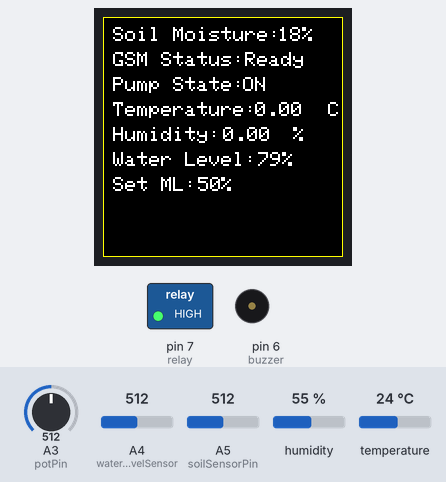
This sketch was run on a simulated Arduino Uno, built with avr-gcc and run on an emulated ATmega328P. On the bench: 240×240 colour display, switched loads named in the sketch (green lamp = pin HIGH), buzzer (waves = sounding). Inputs (shaded band) come from the test bench; at power-on: A5 (soilSensorPin) = 512, A4 (waterLevelSensor) = 512, A3 (potPin) = 512, humidity 55 %, temperature 24 °C. The modem accepts every AT command (registered, SIM ready, sends succeed) and sends nothing else; what the sketch prints to the serial monitor is not drawn.

Above: at 9.4 s.
10.6 s: A5 (soilSensorPin) set to 435
At 12.3 s:
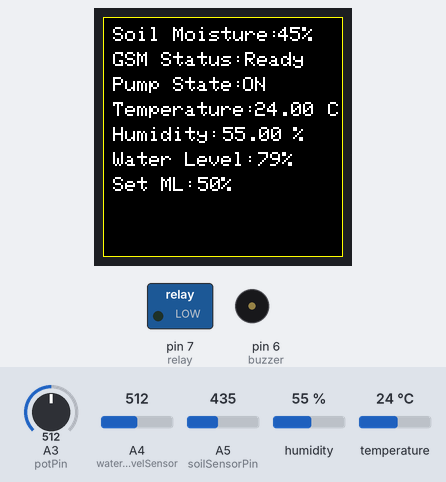
15.5 s: A5 (soilSensorPin) set to 409
At 17.9 s:
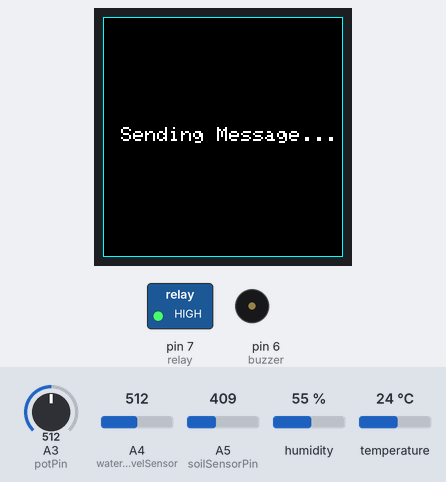
18.2 s: A4 (waterLevelSensor) set to 619
At 23.9 s:
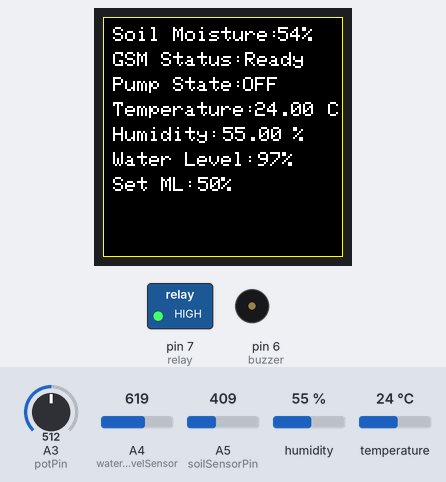
24.1 s: A4 (waterLevelSensor) set to 644
At 25.2 s:
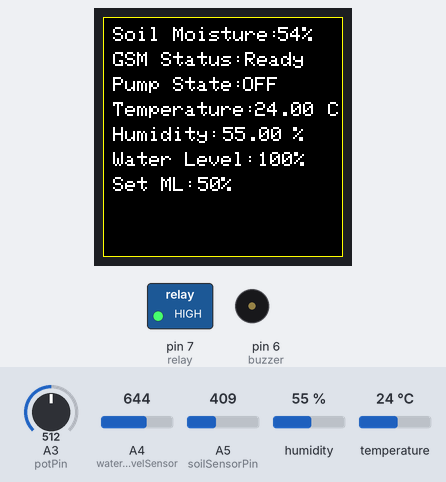
25.9 s: A3 (potPin) set to 551
28.0 s: A3 (potPin) set to 570
At 29.4 s:
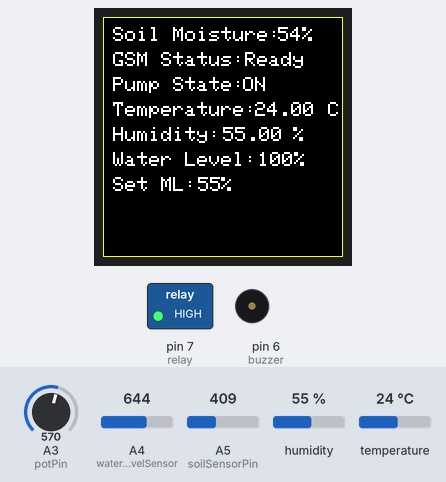
Timing chart, 0 to 33.2 s (numbered marks = the images above; inputs shaded):
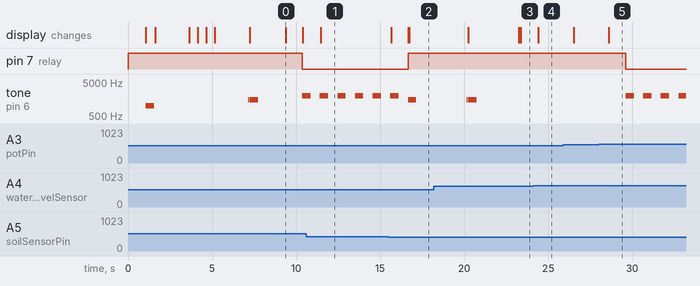

Measured:
- the behaviour switches between 423 and 422 on A5 (soilSensorPin) (found by bisection; images 1 and 2)
- the behaviour switches between 635 and 636 on A4 (waterLevelSensor) (found by bisection; images 3 and 4)
- the behaviour switches between 562 and 563 on A3 (potPin) (found by bisection; images 4 and 5)
- after the input at 10.6 s, the display: changes after 0.87 s (image 1)
- after the input at 15.5 s, pin 7 (relay): LOW → HIGH after 1.2 s; the display: first changes after 0.16 s (image 2 shows a later state)
- after the input at 24.1 s, the display: changes after 0.31 s (image 4)
- after the input at 28.0 s, pin 7 (relay): HIGH → LOW after 1.6 s; tone on pin 6 (buzzer): alternates 2000 Hz for 0.50 s and silent for 0.56 s, starting after 1.6 s; the display: changes after 0.61 s (image 5)

The sketch:

Smart_Irrigation_System.ino
```cpp
//Smart Irrigation System by Saitarun Nadipineni
#include <Adafruit_GFX.h>
#include <Arduino_ST7789_Fast.h>
#include <Adafruit_Sensor.h>
#include <DHT.h>
#include <SoftwareSerial.h>
#define Type DHT11

int DC=9;
int RST=8;
int SCRH=240;
int SCRW=240;

int TX=2;
int RX=3;

int HTPin=A0;
float temp;
float humidity;

int soilSensorPin=A5;
int soilState;
int soilMoistureMax=565;
int soilMoistureMin=280;
int soilMoisturePer;

int waterLevelSensor=A4;
int waterLevel;
int waterLevelMax=636;
int waterLevelMin=30;
int waterLevelPer;

int relay=7;
int potPin=A3;
int potVal;
int buzzer=6;
int CMLevel;
int flag=0;

Arduino_ST7789 lcd=Arduino_ST7789(DC,RST);
SoftwareSerial gsm(TX,RX);
DHT HT(HTPin,Type);

void StartScreen(){
  lcd.fillScreen(WHITE);
  tone(buzzer,1000,500);
  delay(500);
  noTone(buzzer);
  lcd.fillScreen(BLACK);
  lcd.setTextColor(WHITE);
  lcd.setTextSize(2);
  lcd.setCursor(45,100);
  lcd.println("Tarun's Smart");
  lcd.setCursor(20,120);
  lcd.println("Irrigation System");
  lcd.drawRect(0,0,240,240,RED);
  delay(2000);
  lcd.fillRect(20,100,210,100,BLACK);
  lcd.drawRect(0,0,240,240,BLUE);
  lcd.setCursor(45,110);
  lcd.println("Please Wait");
  delay(500);
  lcd.fillRect(200,110,30,10,BLACK);
  lcd.setCursor(180,110);
  lcd.println(".");
  delay(500);
  lcd.fillRect(200,110,30,10,BLACK);
  lcd.setCursor(180,110);
  lcd.println("..");
  delay(500);
  lcd.fillRect(200,110,30,10,BLACK);
  lcd.setCursor(180,110);
  lcd.println("...");
  delay(2000);
  }

 void SystemReady(){
  tone(buzzer,1500,500);
  delay(50);
  noTone(buzzer);
  delay(50);
  tone(buzzer,1500,500);
  lcd.setTextColor(WHITE,BLACK);
  lcd.drawRect(0,0,240,240,GREEN);
  lcd.setCursor(45,110);
  lcd.println("System Ready! ");
  delay(2000);
 }

void PrintData(){
  lcd.setCursor(10,10);
  lcd.println("Soil Moisture:");
  if(soilMoisturePer<100 && soilMoisturePer>0){
  lcd.setCursor(175,10);
  lcd.setTextColor(WHITE,BLACK);
  lcd.println(soilMoisturePer);
  lcd.setCursor(199,10);
  lcd.println("% ");
  }else if(soilMoisturePer>=100){
  lcd.setTextColor(WHITE,BLACK);
  lcd.setCursor(175,10);
  lcd.println("100 % ");
  }else if(soilMoisturePer<=0){
  lcd.setTextColor(WHITE,BLACK);
  lcd.setCursor(175,10);
  lcd.println("0 %  ");
  }

  lcd.setCursor(10,35);
  lcd.println("GSM Status:Ready");

  if(soilMoisturePer<=CMLevel){
  lcd.setTextColor(WHITE,BLACK);
  lcd.setCursor(10,60);
  lcd.println("Pump State:");
  lcd.setCursor(140,60);
  lcd.println("ON ");
  }else{
  lcd.setTextColor(WHITE,BLACK);
  lcd.setCursor(10,60);
  lcd.println("Pump State:");
  lcd.setCursor(140,60);
  lcd.println("OFF");
  }

  lcd.setTextColor(WHITE,BLACK);
  lcd.setCursor(10,85);
  lcd.println("Temperature:");
  lcd.setCursor(152,85);
  lcd.println(temp);
  lcd.setCursor(225,85);
  lcd.println("C");
  lcd.setCursor(10,110);
  lcd.println("Humidity:");
  lcd.setCursor(120,110);
  lcd.println(humidity);
  lcd.setCursor(190,110);
  lcd.println("%");

  lcd.setCursor(10,135);
  lcd.println("Water Level:");
  if(waterLevelPer>0 && waterLevelPer<100){
  lcd.setTextColor(WHITE,BLACK);
  lcd.setCursor(165,135);
  lcd.print(" ");
  lcd.setCursor(155,135);
  lcd.println(waterLevelPer);
  lcd.setCursor(179,135);
  lcd.println("% ");
  }else if(waterLevelPer>=100){
    lcd.setCursor(155,135);
    lcd.println("100%  ");
  }else if(waterLevelPer<=0){
    lcd.setCursor(155,135);
    lcd.println("0 %  ");
  }

  lcd.setTextColor(WHITE,BLACK);
  lcd.setCursor(10,160);
  lcd.println("Set ML:");
  if(CMLevel>0 && CMLevel<100){
  lcd.setCursor(105,160);
  lcd.setCursor(95,160);
  lcd.println(CMLevel);
  lcd.setCursor(118,160);
  lcd.println("%  ");
  }

  if(CMLevel==0){
  lcd.setCursor(95,160);
  lcd.println("0 %   ");
  }else if(CMLevel==100){
  lcd.setCursor(95,160);
  lcd.println("100%  ");
  }
}

void ReadHT(){
   temp=HT.readTemperature();
   humidity=HT.readHumidity();
   delay(1000);
  }

void SendMessage(){
  if(gsm.available()){
    Serial.write(gsm.read());
}

Serial.println("Sending Message...");

tone(buzzer,1500,500);
lcd.setTextColor(WHITE,BLACK);
lcd.fillScreen(BLACK);
lcd.drawRect(0,0,240,240,CYAN);
lcd.setCursor(18,110);
lcd.println("Sending Message...");
delay(3000);
soilState=analogRead(soilSensorPin);
soilMoisturePer=map(soilState,soilMoistureMax,soilMoistureMin,0,100);

gsm.print("AT+CMGF=1\r");
delay(100);
gsm.print("AT+CMGS=\"07459489629\"\r");
gsm.print("Notificatiom from your Smart Irrigation System!");
gsm.println();
gsm.println();
gsm.print("Your plant has just been watered.");
gsm.println();
gsm.println();
gsm.print("Information:");
gsm.println();
gsm.println();
gsm.print("Soil Moisture Level:");
if(soilMoisturePer>0 && soilMoisturePer<100){
gsm.print(soilMoisturePer);
}
if(soilMoisturePer>=100){
gsm.print("100");
}
if(soilMoisturePer<=0){
gsm.print("0");
}
gsm.print("%");
gsm.println();
gsm.print("Temperature:");
gsm.print(temp);
gsm.print("C");
gsm.println();
gsm.print("Humidity:");
gsm.print(humidity);
gsm.print(" %");
gsm.println();
gsm.print("Container Water Level:");
if(waterLevelPer>0 && waterLevelPer<100){
gsm.print(waterLevelPer);
}
if(waterLevelPer>=100){
gsm.print("100");
}
if(waterLevelPer<=0){
gsm.print("0");
}
gsm.print(" %");
gsm.println();
gsm.print("\r");
delay(200);
gsm.print(char(26));
delay(100);
gsm.println();
Serial.println("Sent Message");

tone(buzzer,1500,500);
delay(50);
noTone(buzzer);
delay(50);
tone(buzzer,1500,500);
lcd.setCursor(18,110);
lcd.println("  Message Sent!   ");
delay(3000);
lcd.fillScreen(BLACK);
lcd.drawRect(0,0,240,240,YELLOW);
}


void SendMessage2(){
  if(gsm.available()){
    Serial.write(gsm.read());
}

tone(buzzer,1500,500);
lcd.setTextColor(WHITE,BLACK);
lcd.fillScreen(BLACK);
lcd.drawRect(0,0,240,240,MAGENTA);
lcd.setCursor(18,110);
lcd.print("Water Level below");
lcd.setCursor(110,135);
lcd.print("40%");
delay(3000);
lcd.drawRect(0,0,240,240,CYAN);
lcd.setCursor(18,110);
lcd.println("Sending Message...");
lcd.setCursor(110,135);
lcd.print("   ");
delay(3000);
Serial.println("Sending Message...");

gsm.print("AT+CMGF=1\r");
delay(100);
gsm.print("AT+CMGS=\"07459489629\"\r");
gsm.print("Alert from your Smart Irrigation System!");
gsm.println();
gsm.println();
gsm.print("Water level of your water container has fallen below 40%!");
gsm.println();
gsm.print("Water container refill recommended ASAP.");
gsm.println();
gsm.print("\r");
delay(200);
gsm.print(char(26));
delay(100);
gsm.println();
Serial.println("Sent Message");

tone(buzzer,1500,500);
delay(50);
noTone(buzzer);
delay(50);
tone(buzzer,1500,500);
lcd.setCursor(18,110);
lcd.println("  Message Sent!   ");
delay(3000);
lcd.fillScreen(BLACK);
lcd.drawRect(0,0,240,240,YELLOW);
}

void setup() {
  Serial.begin(115200);
  digitalWrite(relay,HIGH);
  HT.begin();
  gsm.begin(115200);
  lcd.init(SCRH,SCRW);
  pinMode(soilSensorPin,INPUT);
  pinMode(waterLevelSensor,INPUT);
  pinMode(relay,OUTPUT);
  pinMode(potPin,INPUT);
  pinMode(buzzer,OUTPUT);
  delay(1000);
  StartScreen();
  SystemReady();
  lcd.fillScreen(BLACK);
  lcd.drawRect(0,0,240,240,YELLOW);

  waterLevel=analogRead(waterLevelSensor);
  waterLevelPer=map(waterLevel,waterLevelMin,waterLevelMax,0,100);
  if(waterLevelPer<40){
    SendMessage2();
   }
  }

void loop() {

  soilState=analogRead(soilSensorPin);
  soilMoisturePer=map(soilState,soilMoistureMax,soilMoistureMin,0,100);

  waterLevel=analogRead(waterLevelSensor);
  waterLevelPer=map(waterLevel,waterLevelMin,waterLevelMax,0,100);

  potVal=analogRead(potPin);
  CMLevel=map(potVal,0,1023,0,100);

  PrintData();
  ReadHT();

if(soilMoisturePer<CMLevel){
    while(flag==0){
      soilState=analogRead(soilSensorPin);
      soilMoisturePer=map(soilState,soilMoistureMax,soilMoistureMin,0,100);

      waterLevel=analogRead(waterLevelSensor);
      waterLevelPer=map(waterLevel,waterLevelMin,waterLevelMax,0,100);

      potVal=analogRead(potPin);
      CMLevel=map(potVal,0,1023,0,100);

      digitalWrite(relay,LOW);
      tone(buzzer,2000,500);

      PrintData();
      ReadHT();

      if(soilMoisturePer>=CMLevel){
        digitalWrite(relay,HIGH);
        break;
       }
      }
    SendMessage();
    if(waterLevelPer<40){
    SendMessage2();
     }
    }else{
      digitalWrite(relay,HIGH);
    }
}
```
